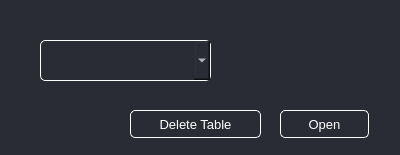
<?xml version="1.0" encoding="UTF-8"?>
<ui version="4.0">
 <class>Form</class>
 <widget class="QWidget" name="Form">
  <property name="geometry">
   <rect>
    <x>0</x>
    <y>0</y>
    <width>400</width>
    <height>155</height>
   </rect>
  </property>
  <property name="windowTitle">
   <string>Form</string>
  </property>
  <property name="styleSheet">
   <string notr="true">QWidget{
background-color:#292C34;
color:white;
}</string>
  </property>
  <widget class="QComboBox" name="dropDown">
   <property name="geometry">
    <rect>
     <x>40</x>
     <y>40</y>
     <width>171</width>
     <height>41</height>
    </rect>
   </property>
   <property name="font">
    <font>
     <pointsize>12</pointsize>
    </font>
   </property>
   <property name="styleSheet">
    <string notr="true">QComboBox{
border: 1px solid white;
border-radius: 5px;
background-color: #292C34;
color: white;
padding: 5px;
}</string>
   </property>
  </widget>
  <widget class="QPushButton" name="openButton">
   <property name="geometry">
    <rect>
     <x>280</x>
     <y>110</y>
     <width>89</width>
     <height>28</height>
    </rect>
   </property>
   <property name="font">
    <font>
     <pointsize>10</pointsize>
    </font>
   </property>
   <property name="styleSheet">
    <string notr="true">QPushButton{
border: 1px solid white;
border-radius: 5px;
background-color: #292C34;
color: white;
}</string>
   </property>
   <property name="text">
    <string>Open</string>
   </property>
  </widget>
  <widget class="QPushButton" name="deleteButton">
   <property name="geometry">
    <rect>
     <x>130</x>
     <y>110</y>
     <width>131</width>
     <height>28</height>
    </rect>
   </property>
   <property name="font">
    <font>
     <pointsize>10</pointsize>
    </font>
   </property>
   <property name="styleSheet">
    <string notr="true">QPushButton{
border: 1px solid white;
border-radius: 5px;
background-color: #292C34;
color: white;
}</string>
   </property>
   <property name="text">
    <string>Delete Table</string>
   </property>
  </widget>
 </widget>
 <resources/>
 <connections/>
</ui>
